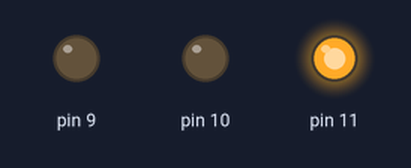
This sketch was run on a simulated Arduino Uno, built with avr-gcc and run on an emulated ATmega328P. Parts: output pins drawn as LEDs (lit = HIGH).

Above: at 0.05 s.
At 1.45 s:
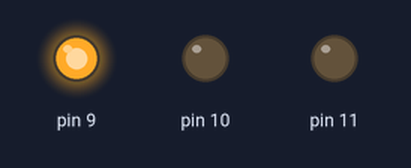
At 2.85 s:
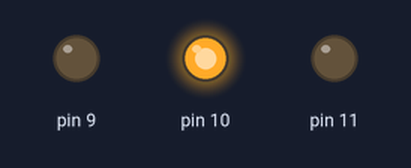
Timing chart, 0 to 3.1 s (numbered marks = the images above):
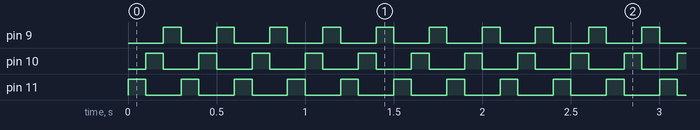

Measured:
- by itself, pin 9–11: alternates HIGH for 0.10 s and LOW for 0.20 s

The sketch:

Primeiro_teste.ino
```cpp
int atraso_amarelo = 1000;
int atraso_vermelho = 6000;
int atraso_verde = 8000;
int atraso = 100;

void setup()
{
  pinMode(9,OUTPUT);
  pinMode(10,OUTPUT);
  pinMode(11,OUTPUT);
}

void loop()
{
  digitalWrite(11,HIGH);
  delay(atraso);
  digitalWrite(11,LOW);

  digitalWrite(10, HIGH);
  delay(atraso);
  digitalWrite(10, LOW);

  digitalWrite(9, HIGH);
  delay(atraso);
  digitalWrite(9, LOW);
}
```
